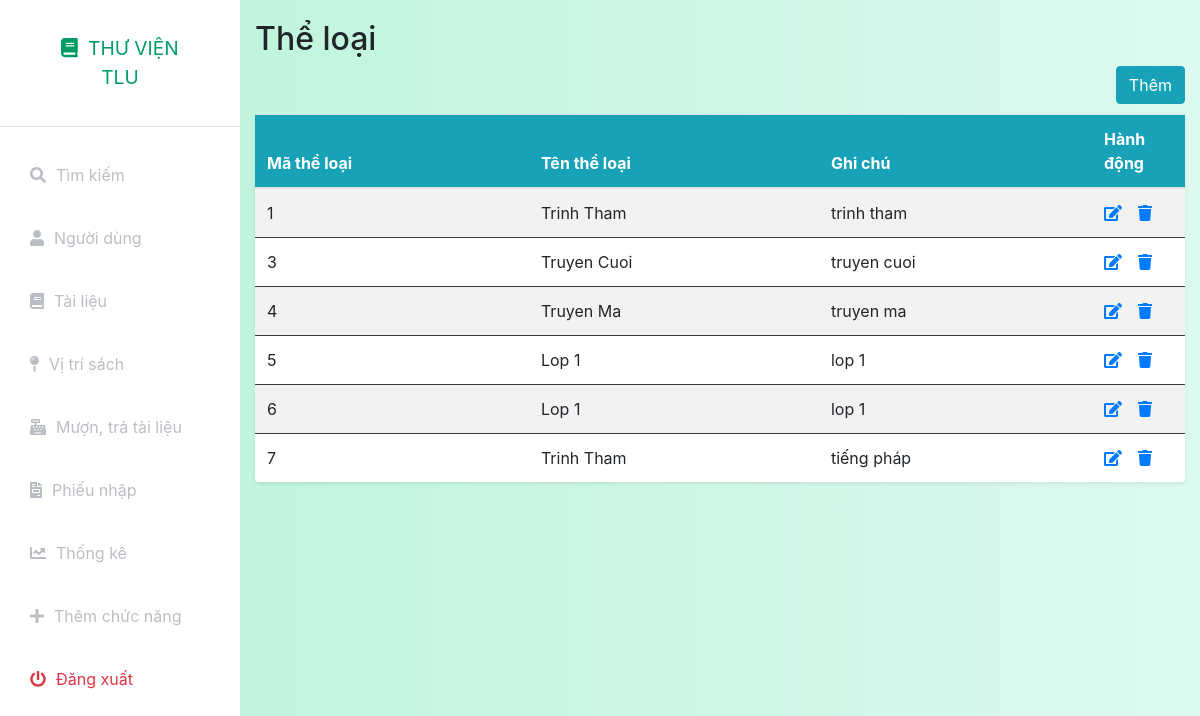
/index.php?controller=category&action=index (signed in), run on an earlier commit of the app's database.
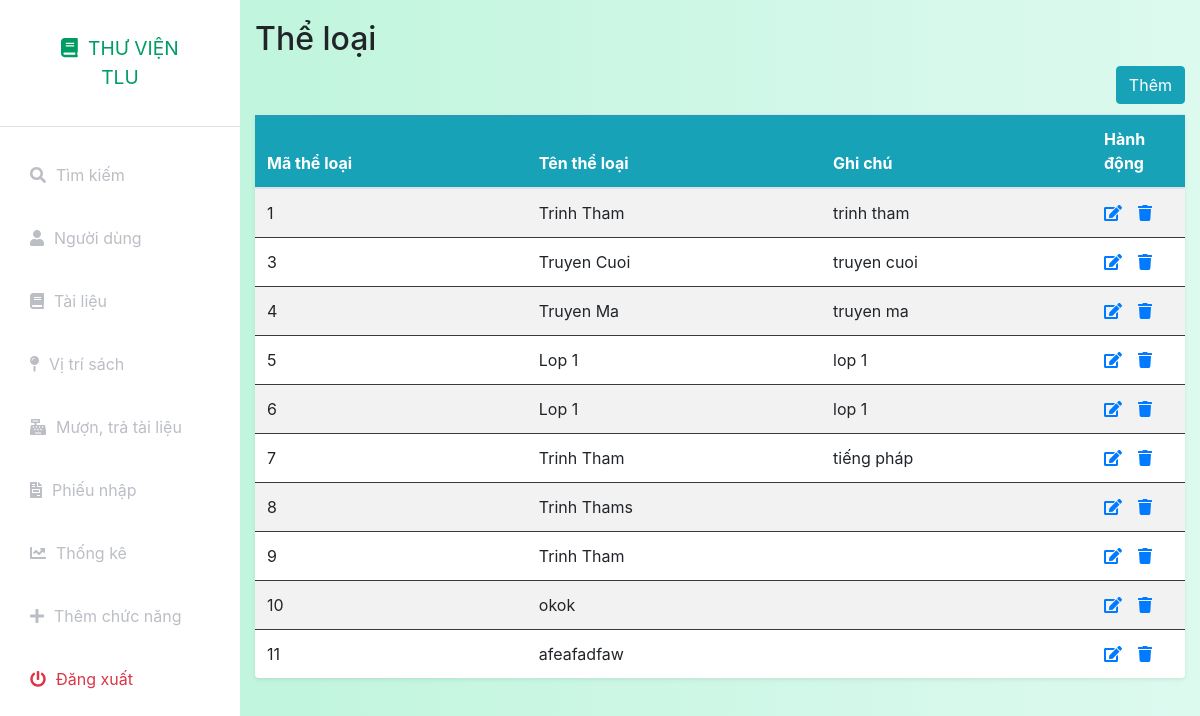
And on a later commit of the database.
### tables this page shows
CREATE TABLE `theloai` (
  `MaTheLoai` int(11) NOT NULL,
  `TenTheLoai` text NOT NULL,
  `GhiChu` text NOT NULL,
  `status` int(11) NOT NULL DEFAULT 1
);

### index.php (called while the page is built, shortened)
<?php
include_once('models/Auth.php');
$action = isset($_GET['action']) ? $_GET['action'] : 'index';
$object = new $classController();
$object->$action();
?>

### config.php (called while the page is built, shortened)
<?php
function getalldata($query)
{
    global $connect;
    $result=mysqli_query($connect,$query);
    if(mysqli_num_rows($result)>0)
        return mysqli_fetch_all($result,MYSQLI_ASSOC);
    else
        return false;
}
function getonedata($query)
{
    global $connect;
    $result=mysqli_query($connect,$query);
    if($result&&mysqli_num_rows($result)==1)
        return mysqli_fetch_assoc($result);
    else
        return false;
}
?>

### models/User.php (called while the page is built, shortened)
<?php
include_once('./config.php');
class User
{
    public static function show($idoruser)
    {
        $query = "select * from nguoidung where id = '$idoruser' or Username = '$idoruser'";
        $data = getonedata($query);
        return $data;
    }
}

### models/Auth.php (called while the page is built, shortened)
<?php
include_once('./config.php');
include_once('User.php');
class Auth
{
    private static $ChucDanh = null;
    public static function isAdmin()
    {
        if(self::isLogin())
        {
            if (self::$ChucDanh == 'admin')
                return true;
            else
                return false;
        }
        else
        {
            return false;
        }
    }
    public static function isLogin()
    {
        if (isset($_SESSION['token']) && isset($_SESSION['Username'])) {
            $data = User::show($_SESSION['Username']);
            if($data)
            {
                if($data['token'] == $_SESSION['token'])
                {
                    self::$ChucDanh = $data['ChucDanh'];
                    return true;
                }
            }
            else
            {
                return false;
            }
        } else
            return false;
    }
}

### models/Category.php (called while the page is built, shortened)
<?php
include_once('./config.php');
class Category
{
    public static function index()
    {
        $query = "select * from theloai  where status = '1'";
        $data = getalldata($query);
        return $data;
    }
}

### views/category/index.php (the view)
<?php include_once('././assets/layouts/header.php'); ?>
<?php include_once('././assets/layouts/siderbar.php'); ?>
<div class="container-fluid" style="padding-top:20px">
    <h2>Thể loại</h2>
    <table class="table table-striped bg-white rounded shadow-sm  table-hover">
        <div class="d-grid gap-2 d-md-flex justify-content-md-end">
            <a name="" id="" class="btn btn-info" href="index.php?controller=category&action=add" role="button" style="margin-bottom:10px">Thêm</a>
        </div>
        <thead class="bg-info text-white">
            <tr class="border-dark">
                <th>Mã thể loại</th>
                <th>Tên thể loại</th>
                <th>Ghi chú</th>
                <th style="width: 10%;">Hành động</th>
            </tr>
        </thead>
        <tbody>
            <?php
            if (isset($data) && is_array($data)) {
                foreach ($data as $document) {
                    if ($document['status'] == 1) {
                        echo "<tr>";
                        echo "<td class=\"border-dark\" scope=\"row\">" . $document['MaTheLoai'] . "</td>";
                        echo "<td class=\"border-dark\" scope=\"row\">" . $document['TenTheLoai'] . "</td>";
                        echo "<td class=\"border-dark\">" . $document['GhiChu'] . "</td>";
                        echo '<td class="border-dark">';
                        echo '<a href="index.php?controller=category&action=edit&MaTheLoai=' . $document['MaTheLoai'] . '"><i class="fas fa-edit"></i></a>';
                        echo '<a class="ml-3" onclick="return confirm(\'Bạn có muốn xóa ?\')" href="index.php?controller=category&action=delete&MaTheLoai=' . $document['MaTheLoai'] . '"><i class="fas fa-trash"></i></a>';
                        echo "</tr>";
                    }
                }
            }
            ?>
    </table>
</div>
<?php include_once('././assets/layouts/footer.php'); ?>

What changed in the data, as far as the page shows it:
added theloai: MaTheLoai "8", TenTheLoai "Trinh Thams"
added theloai: MaTheLoai "9", TenTheLoai "Trinh Tham"
added theloai: MaTheLoai "10", TenTheLoai "okok"
added theloai: MaTheLoai "11", TenTheLoai "afeafadfaw"
